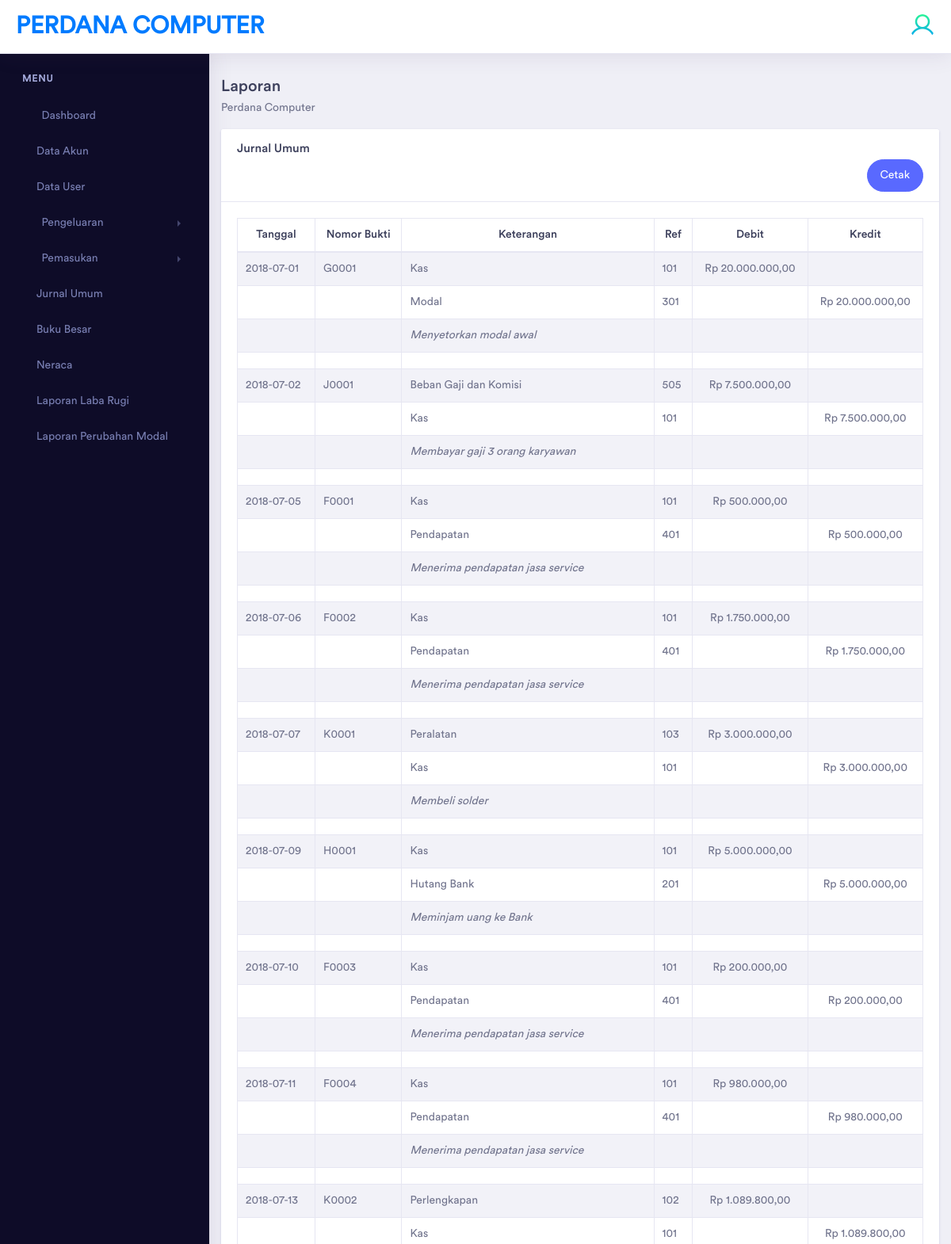
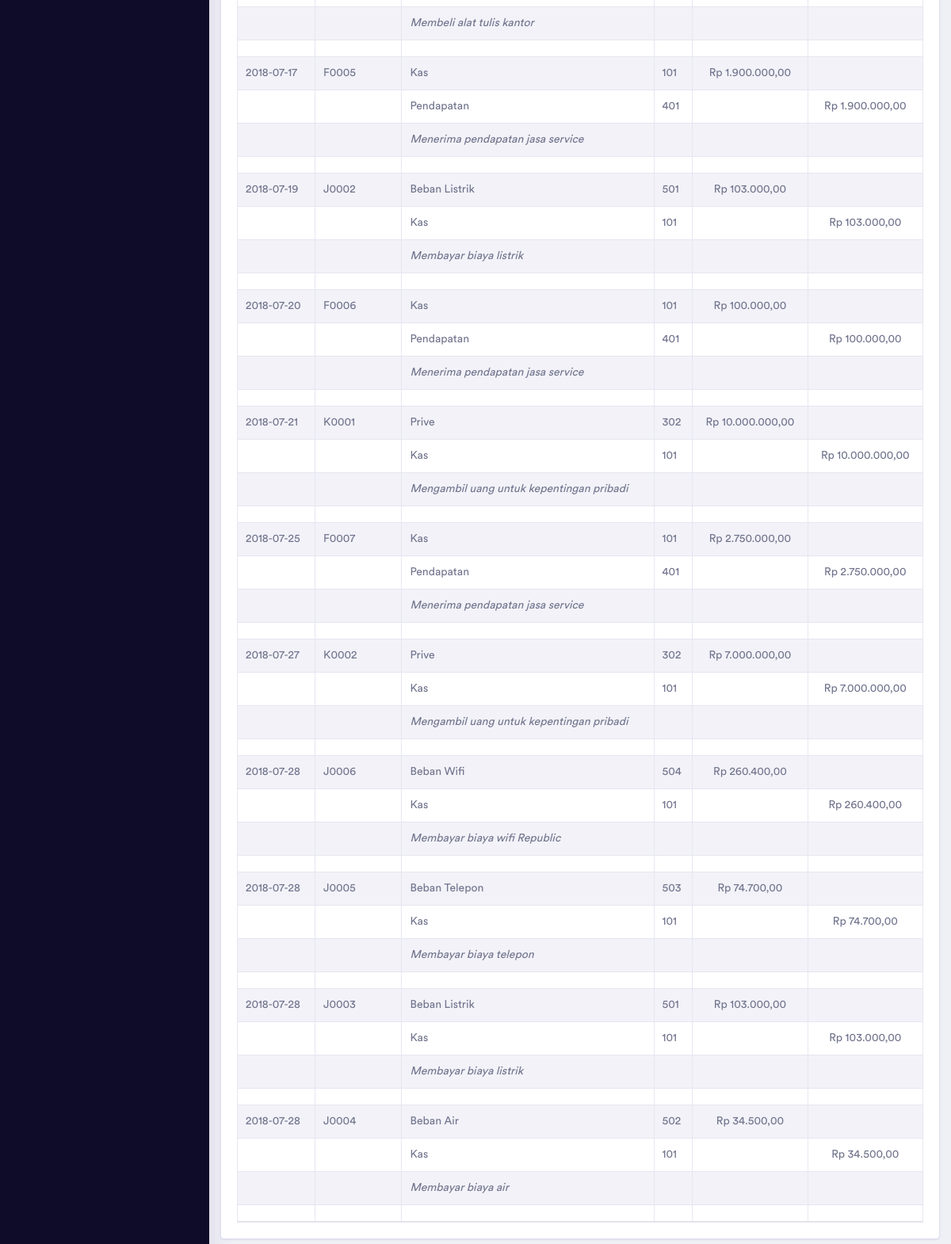
Screenshot of /modules/jurnalumum.php (signed in) with the database file from the repository (2 pictures, top to bottom).
### tables this page shows
CREATE TABLE `jurnal_umum` (
  `id_jurnalumum` int(255) NOT NULL,
  `tanggal_jurnalumum` date NOT NULL,
  `nomorbukti_jurnalumum` varchar(100) NOT NULL,
  `keterangan_jurnalumum` varchar(225) NOT NULL,
  `id_baganakun` int(255) NOT NULL,
  `debit_jurnalumum` varchar(225) NOT NULL,
  `kredit_jurnalumum` varchar(225) NOT NULL
);

CREATE TABLE `bagan_akun` (
  `id_baganakun` int(11) NOT NULL,
  `kode_akun` varchar(100) NOT NULL,
  `nama_akun` varchar(100) NOT NULL,
  `posisi` varchar(10) NOT NULL,
  `status_akun` enum('Debit','Kredit') NOT NULL,
  `posisi_neraca` varchar(10) NOT NULL,
  `pm` varchar(10) NOT NULL,
  `jenis` varchar(10) NOT NULL
);

### config/koneksi.php (called while the page is built, shortened)
<?php
 $base_url="http://localhost/Webakuntansi/";
?>

### modules/jurnalumum.php (the view, shortened to what this page needs)
<?php
include "../config/koneksi.php";
?>
<!doctype html>
<html lang="en">
<head>
    <link rel="stylesheet" href="<?php echo $base_url;?>includes/assets/vendor/bootstrap/css/bootstrap.min.css">
    <link href="<?php echo $base_url;?>includes/assets/vendor/fonts/circular-std/style.css" rel="stylesheet">
    <link rel="stylesheet" href="<?php echo $base_url;?>includes/assets/libs/css/style.css">
    <link rel="stylesheet" href="<?php echo $base_url;?>includes/assets/vendor/fonts/fontawesome/css/fontawesome-all.css">
    <link rel="stylesheet" href="<?php echo $base_url;?>includes/assets/vendor/charts/morris-bundle/morris.css">
    <link rel="stylesheet" href="<?php echo $base_url;?>includes/assets/vendor/fonts/material-design-iconic-font/css/materialdesignicons.min.css">
</head>
<body>
<?php if(@$_SESSION['username']){
  ?>
    <div class="dashboard-main-wrapper">
    <?php include "header.php";
  ?>
	    </div>
	    <div class="nav-left-sidebar sidebar-dark">
      <?php include "sidebar.php";
  ?>
	    </div>
	    <div class="dashboard-wrapper">
	            <div class="container-fluid">
                <div class="row">
                    <div class="col-xl-12">
                         <div class="row">
                            <div class="col-xl-12 col-lg-12 col-md-12 col-sm-12 col-12">
                                <div class="section-block" id="data">
                                    <h3 class="section-title">Laporan</h3>
                                    <p>Perdana Computer</p>
                                </div>
                        <div class="card">
                            <div class="card-header">
                                <h5 class="mb-0">Jurnal Umum</h5>
                                <div align="right">   <a href="../modules/cetak_jurnalumum.php" class="btn btn-rounded btn-primary">Cetak</a> </div>
                            </div>
                            <div class="card-body">
                                    <table id="example4" class="table table-striped table-bordered" style="width:100%">
                                        <thead>
                                            <tr>
                                                <th style="text-align:center;">Tanggal</th>
                                                <th style="text-align:center;">Nomor Bukti</th>
                                                <th style="text-align:center;">Keterangan</th>
                                                <th style="text-align:center;">Ref</th>
                                                <th style="text-align:center;">Debit</th>
                                                <th style="text-align:center;">Kredit</th>
                                            </tr>
                                        </thead>
                                        <?php
  $ambil = mysqli_query($conn,"SELECT * FROM jurnal_umum INNER JOIN bagan_akun ON jurnal_umum.id_baganakun=bagan_akun.id_baganakun order by tanggal_jurnalumum ASC");
  while ($data = mysqli_fetch_array($ambil)) {
    ?>
  <tr>
    <td><?php echo $data['tanggal_jurnalumum'];?></td>
    <td><?php echo $data['nomorbukti_jurnalumum'];?></td>
    <td>
    <?php
        if($data['kode_akun']=="102"){
            echo 'Perlengkapan';}
        if($data['kode_akun']=="103"){
            echo 'Peralatan';}
        if($data['kode_akun']=="201"){
            echo 'Kas';}
        if($data['kode_akun']=="301"){
            echo 'Kas';}
            if($data['kode_akun']=="401"){
                echo 'Kas';}
            if($data['kode_akun']=="302"){
                echo 'Prive';}
        if($data['kode_akun']=="501"){
            echo 'Beban Listrik';}
        if($data['kode_akun']=="502"){
            echo 'Beban Air';}
        if($data['kode_akun']=="503"){
            echo 'Beban Telepon';}
        if($data['kode_akun']=="504"){
            echo 'Beban Wifi';}
        if($data['kode_akun']=="505"){
            echo 'Beban Gaji dan Komisi';}
        ?>
    </td>
    <td><?php
    if($data['kode_akun']=="102")
    echo $data['kode_akun'];
    if($data['kode_akun']=="103")
    echo $data['kode_akun'];
    if($data['kode_akun']=="302")
    echo $data['kode_akun'];
    if($data['kode_akun']=="501")
    echo $data['kode_akun'];
    if($data['kode_akun']=="502")
    echo $data['kode_akun'];
    if($data['kode_akun']=="503")
    echo $data['kode_akun'];
    if($data['kode_akun']=="504")
    echo $data['kode_akun'];
    if($data['kode_akun']=="505")
    echo $data['kode_akun'];
    if($data['kode_akun']=="301")
    echo '101';
    if($data['kode_akun']=="401")
    echo '101';
    if($data['kode_akun']=="201")
    echo '101';
    ?></td>
    <td style="text-align:center;">
    <?php
    if($data['kode_akun']=="102")
    echo "Rp ".number_format($data['debit_jurnalumum'], 2, ",", ".");
    if($data['kode_akun']=="103")
    echo "Rp ".number_format($data['debit_jurnalumum'], 2, ",", ".");
    if($data['kode_akun']=="302")
    echo "Rp ".number_format($data['debit_jurnalumum'], 2, ",", ".");
    if($data['kode_akun']=="501")
    echo "Rp ".number_format($data['debit_jurnalumum'], 2, ",", ".");
    if($data['kode_akun']=="502")
    echo "Rp ".number_format($data['debit_jurnalumum'], 2, ",", ".");
    if($data['kode_akun']=="503")
    echo "Rp ".number_format($data['debit_jurnalumum'], 2, ",", ".");
    if($data['kode_akun']=="504")
    echo "Rp ".number_format($data['debit_jurnalumum'], 2, ",", ".");
    if($data['kode_akun']=="505")
    echo "Rp ".number_format($data['debit_jurnalumum'], 2, ",", ".");
    if($data['kode_akun']=="301")
    echo "Rp ".number_format($data['kredit_jurnalumum'], 2, ",", ".");
    if($data['kode_akun']=="401")
    echo "Rp ".number_format($data['kredit_jurnalumum'], 2, ",", ".");
    if($data['kode_akun']=="201")
    echo "Rp ".number_format($data['kredit_jurnalumum'], 2, ",", ".");
    ?>
</td>
    <td></td>
  </tr>
  <tr>
    <td></td>
    <td></td>
    <td>
        <?php
        if($data['kode_akun']=="102"){
            echo 'Kas';}
        if($data['kode_akun']=="103"){
            echo 'Kas';}
            if($data['kode_akun']=="201"){
                echo 'Hutang Bank';}
        if($data['kode_akun']=="301"){
            echo 'Modal';}
            if($data['kode_akun']=="401"){
                echo 'Pendapatan';}
            if($data['kode_akun']=="302"){
                echo 'Kas';}
            if($data['kode_akun']=="501"){
                echo 'Kas';}
            if($data['kode_akun']=="502"){
                echo 'Kas';}
            if($data['kode_akun']=="503"){
                echo 'Kas';}
                if($data['kode_akun']=="504"){
                    echo 'Kas';}
                if($data['kode_akun']=="505"){
                    echo 'Kas';}
        ?>
        </td>
    <td>
    <?php
    if($data['kode_akun']=="102")
    echo '101';
    if($data['kode_akun']=="103")
        echo '101';
    if($data['kode_akun']=="302")
    echo '101';
    if($data['kode_akun']=="501")
    echo '101';
    if($data['kode_akun']=="502")
    echo '101';
    if($data['kode_akun']=="503")
    echo '101';
    if($data['kode_akun']=="504")
    echo '101';
    if($data['kode_akun']=="505")
    echo '101';
    if($data['kode_akun']=="301")
    echo $data['kode_akun'];
    if($data['kode_akun']=="401")
    echo $data['kode_akun'];
    if($data['kode_akun']=="201")
    echo $data['kode_akun'];
    ?>
    </td>
    <td></td>
    <td style="text-align:center;">
    <?php
    if($data['kode_akun']=="102")
    echo "Rp ".number_format($data['debit_jurnalumum'], 2, ",", ".");
    if($data['kode_akun']=="103")
    echo "Rp ".number_format($data['debit_jurnalumum'], 2, ",", ".");
    if($data['kode_akun']=="302")
    echo "Rp ".number_format($data['debit_jurnalumum'], 2, ",", ".");
    if($data['kode_akun']=="501")
    echo "Rp ".number_format($data['debit_jurnalumum'], 2, ",", ".");
    if($data['kode_akun']=="502")
    echo "Rp ".number_format($data['debit_jurnalumum'], 2, ",", ".");
    if($data['kode_akun']=="503")
    echo "Rp ".number_format($data['debit_jurnalumum'], 2, ",", ".");
    if($data['kode_akun']=="504")
    echo "Rp ".number_format($data['debit_jurnalumum'], 2, ",", ".");
    if($data['kode_akun']=="505")
    echo "Rp ".number_format($data['debit_jurnalumum'], 2, ",", ".");
    if($data['kode_akun']=="301")
    echo "Rp ".number_format($data['kredit_jurnalumum'], 2, ",", ".");
    if($data['kode_akun']=="401")
    echo "Rp ".number_format($data['kredit_jurnalumum'], 2, ",", ".");
    if($data['kode_akun']=="201")
    echo "Rp ".number_format($data['kredit_jurnalumum'], 2, ",", ".");
    ?>
</td>
  </tr>
  <tr>
    <td></td>
    <td></td>
    <td><i><?php echo $data['keterangan_jurnalumum'];?></i></td>
    <td></td>
    <td></td>
    <td></td>
  </tr>
  <tr>
    <td></td>
    <td></td>
    <td></td>
    <td></td>
    <td></td>
    <td></td>
    </tr>
<?php
  }
  ?>
                                    </table>
                                </div>
                            </div>
                        </div>
                    </div>
                    </div>
	                    </div>
                      <?php } else { echo "<script>window.location.href='login.php'</script>";} ?>
</body>
</html>

### rows the page displays
jurnal_umum: tanggal_jurnalumum "2018-07-01", nomorbukti_jurnalumum "G0001", shows "Kas", shows "101", kredit_jurnalumum "20.000.000,00", shows "Modal", id_baganakun.kode_akun "301", keterangan_jurnalumum "Menyetorkan modal awal"
jurnal_umum: tanggal_jurnalumum "2018-07-02", nomorbukti_jurnalumum "J0001", shows "Beban Gaji dan Komisi", id_baganakun.kode_akun "505", debit_jurnalumum "7.500.000,00", shows "Kas", shows "101", keterangan_jurnalumum "Membayar gaji 3 orang karyawan"
jurnal_umum: tanggal_jurnalumum "2018-07-05", nomorbukti_jurnalumum "F0001", shows "Kas", shows "101", kredit_jurnalumum "500.000,00", shows "Pendapatan", id_baganakun.kode_akun "401", keterangan_jurnalumum "Menerima pendapatan jasa service"
jurnal_umum: tanggal_jurnalumum "2018-07-06", nomorbukti_jurnalumum "F0002", shows "Kas", shows "101", kredit_jurnalumum "1.750.000,00", shows "Pendapatan", id_baganakun.kode_akun "401", keterangan_jurnalumum "Menerima pendapatan jasa service"
jurnal_umum: tanggal_jurnalumum "2018-07-07", nomorbukti_jurnalumum "K0001", shows "Peralatan", id_baganakun.kode_akun "103", debit_jurnalumum "3.000.000,00", shows "Kas", shows "101", keterangan_jurnalumum "Membeli solder"
jurnal_umum: tanggal_jurnalumum "2018-07-09", nomorbukti_jurnalumum "H0001", shows "Kas", shows "101", kredit_jurnalumum "5.000.000,00", shows "Hutang Bank", id_baganakun.kode_akun "201", keterangan_jurnalumum "Meminjam uang ke Bank"
jurnal_umum: tanggal_jurnalumum "2018-07-10", nomorbukti_jurnalumum "F0003", shows "Kas", shows "101", kredit_jurnalumum "200.000,00", shows "Pendapatan", id_baganakun.kode_akun "401", keterangan_jurnalumum "Menerima pendapatan jasa service"
jurnal_umum: tanggal_jurnalumum "2018-07-11", nomorbukti_jurnalumum "F0004", shows "Kas", shows "101", kredit_jurnalumum "980.000,00", shows "Pendapatan", id_baganakun.kode_akun "401", keterangan_jurnalumum "Menerima pendapatan jasa service"
jurnal_umum: tanggal_jurnalumum "2018-07-13", nomorbukti_jurnalumum "K0002", shows "Perlengkapan", id_baganakun.kode_akun "102", debit_jurnalumum "1.089.800,00", shows "Kas", shows "101", keterangan_jurnalumum "Membeli alat tulis kantor"
jurnal_umum: tanggal_jurnalumum "2018-07-17", nomorbukti_jurnalumum "F0005", shows "Kas", shows "101", kredit_jurnalumum "1.900.000,00", shows "Pendapatan", id_baganakun.kode_akun "401", keterangan_jurnalumum "Menerima pendapatan jasa service"
jurnal_umum: tanggal_jurnalumum "2018-07-19", nomorbukti_jurnalumum "J0002", shows "Beban Listrik", id_baganakun.kode_akun "501", debit_jurnalumum "103.000,00", shows "Kas", shows "101", keterangan_jurnalumum "Membayar biaya listrik"
jurnal_umum: tanggal_jurnalumum "2018-07-20", nomorbukti_jurnalumum "F0006", shows "Kas", shows "101", kredit_jurnalumum "100.000,00", shows "Pendapatan", id_baganakun.kode_akun "401", keterangan_jurnalumum "Menerima pendapatan jasa service"
jurnal_umum: tanggal_jurnalumum "2018-07-21", nomorbukti_jurnalumum "K0001", shows "Prive", id_baganakun.kode_akun "302", debit_jurnalumum "10.000.000,00", shows "Kas", shows "101", keterangan_jurnalumum "Mengambil uang untuk kepentingan pribadi"
jurnal_umum: tanggal_jurnalumum "2018-07-25", nomorbukti_jurnalumum "F0007", shows "Kas", shows "101", kredit_jurnalumum "2.750.000,00", shows "Pendapatan", id_baganakun.kode_akun "401", keterangan_jurnalumum "Menerima pendapatan jasa service"
jurnal_umum: tanggal_jurnalumum "2018-07-27", nomorbukti_jurnalumum "K0002", shows "Prive", id_baganakun.kode_akun "302", debit_jurnalumum "7.000.000,00", shows "Kas", shows "101", keterangan_jurnalumum "Mengambil uang untuk kepentingan pribadi"
jurnal_umum: tanggal_jurnalumum "2018-07-28", nomorbukti_jurnalumum "J0006", shows "Beban Wifi", id_baganakun.kode_akun "504", debit_jurnalumum "260.400,00", shows "Kas", shows "101", keterangan_jurnalumum "Membayar biaya wifi Republic"
jurnal_umum: tanggal_jurnalumum "2018-07-28", nomorbukti_jurnalumum "J0005", shows "Beban Telepon", id_baganakun.kode_akun "503", debit_jurnalumum "74.700,00", shows "Kas", shows "101", keterangan_jurnalumum "Membayar biaya telepon"
jurnal_umum: tanggal_jurnalumum "2018-07-28", nomorbukti_jurnalumum "J0003", shows "Beban Listrik", id_baganakun.kode_akun "501", debit_jurnalumum "103.000,00", shows "Kas", shows "101", keterangan_jurnalumum "Membayar biaya listrik"
jurnal_umum: tanggal_jurnalumum "2018-07-28", nomorbukti_jurnalumum "J0004", shows "Beban Air", id_baganakun.kode_akun "502", debit_jurnalumum "34.500,00", shows "Kas", shows "101", keterangan_jurnalumum "Membayar biaya air"
